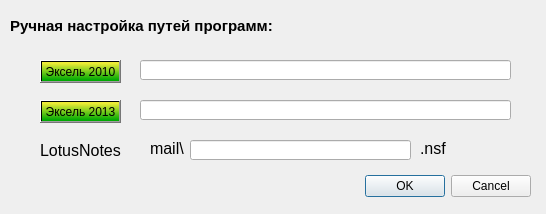
<?xml version="1.0" encoding="UTF-8"?>
<ui version="4.0">
 <class>Dialog</class>
 <widget class="QDialog" name="Dialog">
  <property name="geometry">
   <rect>
    <x>0</x>
    <y>0</y>
    <width>546</width>
    <height>214</height>
   </rect>
  </property>
  <property name="minimumSize">
   <size>
    <width>546</width>
    <height>214</height>
   </size>
  </property>
  <property name="maximumSize">
   <size>
    <width>546</width>
    <height>214</height>
   </size>
  </property>
  <property name="windowTitle">
   <string>Ручная настройка путей</string>
  </property>
  <widget class="QDialogButtonBox" name="buttonBox">
   <property name="geometry">
    <rect>
     <x>20</x>
     <y>170</y>
     <width>511</width>
     <height>32</height>
    </rect>
   </property>
   <property name="orientation">
    <enum>Qt::Horizontal</enum>
   </property>
   <property name="standardButtons">
    <set>QDialogButtonBox::Cancel|QDialogButtonBox::Ok</set>
   </property>
  </widget>
  <widget class="QLabel" name="label">
   <property name="geometry">
    <rect>
     <x>10</x>
     <y>10</y>
     <width>531</width>
     <height>31</height>
    </rect>
   </property>
   <property name="font">
    <font>
     <pointsize>11</pointsize>
     <weight>75</weight>
     <bold>true</bold>
    </font>
   </property>
   <property name="text">
    <string>Ручная настройка путей программ:</string>
   </property>
  </widget>
  <widget class="QPushButton" name="excel2010">
   <property name="geometry">
    <rect>
     <x>40</x>
     <y>60</y>
     <width>81</width>
     <height>23</height>
    </rect>
   </property>
   <property name="cursor">
    <cursorShape>PointingHandCursor</cursorShape>
   </property>
   <property name="accessibleDescription">
    <string/>
   </property>
   <property name="autoFillBackground">
    <bool>false</bool>
   </property>
   <property name="styleSheet">
    <string notr="true">background-color: qlineargradient(spread:pad, x1:0, y1:1, x2:0, y2:0, stop:0   rgba(0, 170, 0,255), stop:0.05 rgba(0, 170,03, 255), stop:0.935 rgba(239, 236, 55, 255));</string>
   </property>
   <property name="text">
    <string>Эксель 2010</string>
   </property>
   <property name="icon">
    <iconset theme="Excel">
     <normaloff>../../../.designer/backup</normaloff>../../../.designer/backup</iconset>
   </property>
  </widget>
  <widget class="QPushButton" name="excel2013">
   <property name="geometry">
    <rect>
     <x>40</x>
     <y>100</y>
     <width>81</width>
     <height>23</height>
    </rect>
   </property>
   <property name="cursor">
    <cursorShape>PointingHandCursor</cursorShape>
   </property>
   <property name="accessibleDescription">
    <string/>
   </property>
   <property name="autoFillBackground">
    <bool>false</bool>
   </property>
   <property name="styleSheet">
    <string notr="true">background-color: qlineargradient(spread:pad, x1:0, y1:1, x2:0, y2:0, stop:0   rgba(0, 170, 0,255), stop:0.05 rgba(0, 170,03, 255), stop:0.935 rgba(239, 236, 55, 255));</string>
   </property>
   <property name="text">
    <string>Эксель 2013</string>
   </property>
   <property name="icon">
    <iconset theme="Excel">
     <normaloff>../../../.designer/backup</normaloff>../../../.designer/backup</iconset>
   </property>
  </widget>
  <widget class="QLineEdit" name="excel2010edit">
   <property name="geometry">
    <rect>
     <x>140</x>
     <y>60</y>
     <width>371</width>
     <height>20</height>
    </rect>
   </property>
  </widget>
  <widget class="QLineEdit" name="excel2013edit">
   <property name="geometry">
    <rect>
     <x>140</x>
     <y>100</y>
     <width>371</width>
     <height>20</height>
    </rect>
   </property>
  </widget>
  <widget class="QLabel" name="label_2">
   <property name="geometry">
    <rect>
     <x>40</x>
     <y>140</y>
     <width>81</width>
     <height>21</height>
    </rect>
   </property>
   <property name="font">
    <font>
     <pointsize>12</pointsize>
    </font>
   </property>
   <property name="text">
    <string>LotusNotes</string>
   </property>
  </widget>
  <widget class="QLineEdit" name="lotusNotes">
   <property name="geometry">
    <rect>
     <x>190</x>
     <y>140</y>
     <width>221</width>
     <height>20</height>
    </rect>
   </property>
   <property name="toolTip">
    <string>&lt;html&gt;&lt;head/&gt;&lt;body&gt;&lt;p&gt;Заходим в Lotus -&amp;gt;ПКМ на папке с почтой -&amp;gt;Приложения -&amp;gt; Свойства. В открывшемся окошке из поля &amp;quot;имя файла&amp;quot; переписать имя файла без .nsf&lt;/p&gt;&lt;p&gt;то есть по типу: &lt;span style=&quot; font-weight:600;&quot;&gt;9966ФАМИЛИЯИО&lt;/span&gt;&lt;/p&gt;&lt;/body&gt;&lt;/html&gt;</string>
   </property>
  </widget>
  <widget class="QLabel" name="label_3">
   <property name="geometry">
    <rect>
     <x>150</x>
     <y>140</y>
     <width>47</width>
     <height>16</height>
    </rect>
   </property>
   <property name="font">
    <font>
     <pointsize>12</pointsize>
    </font>
   </property>
   <property name="text">
    <string>mail\</string>
   </property>
  </widget>
  <widget class="QLabel" name="label_4">
   <property name="geometry">
    <rect>
     <x>420</x>
     <y>140</y>
     <width>101</width>
     <height>16</height>
    </rect>
   </property>
   <property name="font">
    <font>
     <pointsize>12</pointsize>
    </font>
   </property>
   <property name="text">
    <string>.nsf</string>
   </property>
  </widget>
 </widget>
 <resources/>
 <connections>
  <connection>
   <sender>buttonBox</sender>
   <signal>accepted()</signal>
   <receiver>Dialog</receiver>
   <slot>accept()</slot>
   <hints>
    <hint type="sourcelabel">
     <x>248</x>
     <y>254</y>
    </hint>
    <hint type="destinationlabel">
     <x>157</x>
     <y>274</y>
    </hint>
   </hints>
  </connection>
  <connection>
   <sender>buttonBox</sender>
   <signal>rejected()</signal>
   <receiver>Dialog</receiver>
   <slot>reject()</slot>
   <hints>
    <hint type="sourcelabel">
     <x>316</x>
     <y>260</y>
    </hint>
    <hint type="destinationlabel">
     <x>286</x>
     <y>274</y>
    </hint>
   </hints>
  </connection>
 </connections>
</ui>
